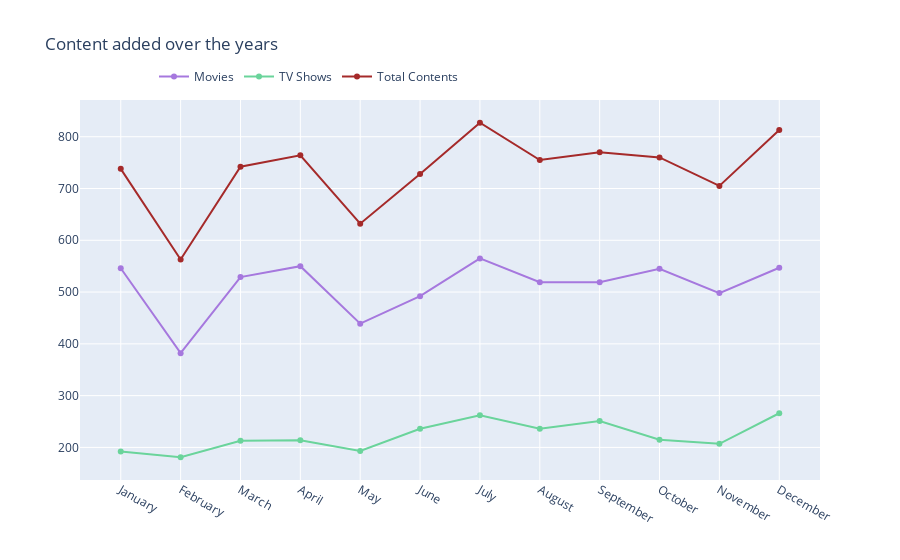

Notebook code cell kept with this figure:
### Code cell
df_1_content = Netflix_SQL[['month_added','month_name_added']].value_counts().reset_index().rename(columns = {
    0 : 'count'}).sort_values('month_added').drop('month_added',axis=1)
df_1_content['percent'] = df_1_content['count'].apply(lambda x : 100*x/sum(df_1_content['count']))


df_1_tv2 = df_1_tv[['month_added','month_name_added']].value_counts().reset_index().rename(columns = {
    0 : 'count'}).sort_values('month_added').drop('month_added',axis=1)
df_1_tv2['percent'] = df_1_tv2['count'].apply(lambda x : 100*x/sum(df_1_tv2['count']))


df_1_movies2 = df_1_movies[['month_added','month_name_added']].value_counts().reset_index().rename(columns = {
    0 : 'count'}).sort_values('month_added').drop('month_added',axis=1)
df_1_movies2['percent'] = df_1_movies2['count'].apply(lambda x : 100*x/sum(df_1_movies2['count']))

t1 = go.Scatter(x=df_1_movies2['month_name_added'], y=df_1_movies2["count"], name="Movies", marker=dict(color="#a678de"))
t2 = go.Scatter(x=df_1_tv2['month_name_added'], y=df_1_tv2["count"], name="TV Shows", marker=dict(color="#6ad49b"))
t3 = go.Scatter(x=df_1_content['month_name_added'], y=df_1_content["count"], name="Total Contents", marker=dict(color="Brown"))


data = [t1, t2, t3]

layout = go.Layout(title="Content added over the years", legend=dict(x=0.1, y=1.1, orientation="h"))
fig = go.Figure(data, layout=layout)
fig.show()

### Figure 1 — Plotly figure (JSON) as saved in the notebook; plotly's stock layout.template omitted (floating-point values rounded to 4 significant figures)
{"data": [{"marker": {"color": "#a678de"}, "name": "Movies", "type": "scatter", "x": ["January", "February", "March", "April", "May", "June", "July", "August", "September", "October", "November", "December"], "y": [546, 382, 529, 550, 439, 492, 565, 519, 519, 545, 498, 547]}, {"marker": {"color": "#6ad49b"}, "name": "TV Shows", "type": "scatter", "x": ["January", "February", "March", "April", "May", "June", "July", "August", "September", "October", "November", "December"], "y": [192, 181, 213, 214, 193, 236, 262, 236, 251, 215, 207, 266]}, {"marker": {"color": "Brown"}, "name": "Total Contents", "type": "scatter", "x": ["January", "February", "March", "April", "May", "June", "July", "August", "September", "October", "November", "December"], "y": [738, 563, 742, 764, 632, 728, 827, 755, 770, 760, 705, 813]}], "layout": {"legend": {"orientation": "h", "x": 0.1, "y": 1.1}, "title": {"text": "Content added over the years"}}}
